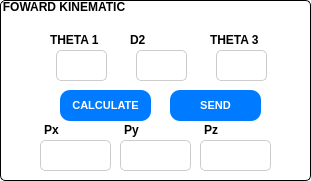
     <widget class="QGroupBox" name="groupBox_14">
      <property name="geometry">
       <rect>
        <x>40</x>
        <y>350</y>
        <width>311</width>
        <height>181</height>
       </rect>
      </property>
      <property name="font">
       <font>
        <pointsize>9</pointsize>
        <weight>75</weight>
        <bold>true</bold>
       </font>
      </property>
      <property name="styleSheet">
       <string notr="true">QGroupBox::title {
    /* Khắc phục lỗi cú pháp: Màu chữ đen */
    color: rgb(0, 0, 0); 
    
    /* ĐẶT NỀN TIÊU ĐỀ TRONG SUỐT */
    background-color: transparent; 
    
    /* Các thuộc tính cần thiết để tiêu đề hiển thị đúng */
    subcontrol-origin: margin;
    subcontrol-position: top left; /* Vị trí tiêu đề (ví dụ: ở giữa trên) */
    padding: 0 1px; /* Đệm xung quanh chữ tiêu đề */
    font-weight: bold;
}

QGroupBox {
    /* Thiết lập khung GroupBox */
    border: 1px solid black;
    border-radius: 5px;
    margin-top: 1.3em; /* Rất quan trọng để chừa chỗ cho tiêu đề */
    background-color: white; /* Màu nền của GroupBox */
    padding: 5px; /* Thêm padding cho nội dung bên trong */
}</string>
      </property>
      <property name="title">
       <string>FOWARD KINEMATIC</string>
      </property>
      <widget class="QPushButton" name="pbCal">
       <property name="geometry">
        <rect>
         <x>60</x>
         <y>90</y>
         <width>91</width>
         <height>31</height>
        </rect>
       </property>
       <property name="styleSheet">
        <string notr="true">QPushButton {
    /* Trạng thái mặc định */
    background-color: #007bff; /* Màu xanh dương cơ bản */
    color: white;
    border: none;
    padding: 4px 8px;
    border-radius: 10px;
    font-size: 11px;
    font-weight: bold;
    transition: background-color 0.3s ease; /* (Gợi ý: Dùng trong PySide/PyQt, có thể không thấy hiệu ứng trong Designer) */
}

QPushButton:hover {
    /* Khi di chuột qua (mouse hover) */
    background-color: #0056b3; /* Màu xanh dương đậm hơn */
    border: 2px solid #004085;
    cursor: pointer; /* Thay đổi con trỏ chuột (có thể không hoạt động trong Designer) */
}

QPushButton:pressed {
    /* Khi nút được nhấn xuống (mouse button pressed) */
    background-color: #004085; /* Màu xanh đậm nhất */
    padding-top: 14px; /* Tạo hiệu ứng &quot;nhấn xuống&quot; bằng cách thay đổi đệm */
    padding-bottom: 10px;
}

QPushButton:disabled {
    /* Khi nút bị vô hiệu hóa (disable) */
    background-color: #cccccc;
    color: #666666;
    border: 1px solid #999999;
}</string>
       </property>
       <property name="text">
        <string>CALCULATE</string>
       </property>
      </widget>
      <widget class="QTextEdit" name="txtq1">
       <property name="geometry">
        <rect>
         <x>56</x>
         <y>50</y>
         <width>51</width>
         <height>31</height>
        </rect>
       </property>
       <property name="styleSheet">
        <string notr="true">QTextEdit {
    /* Màu nền và màu chữ mặc định */
    background-color: #ffffff; /* Nền trắng */
    color: #333333; /* Màu chữ xám đậm */
    
    /* Thiết lập đường viền */
    border: 1px solid #cccccc; /* Viền mỏng màu xám */
    border-radius: 5px; /* Bo tròn góc */
    
    /* Khoảng đệm (padding) bên trong */
    padding: 2px; 
    
    /* Cấu hình phông chữ */
    font-size: 12px;
    font-family: &quot;Segoe UI&quot;, Arial, sans-serif;
}

QTextEdit:focus {
    /* Khi widget được chọn (nhấp vào) */
    border: 2px solid #007bff; /* Viền dày hơn, màu xanh dương nổi bật */
    background-color: #f0f8ff; /* Nền hơi xanh nhạt */
}

QTextEdit:read-only {
    /* Khi QTextEdit chỉ ở chế độ đọc (không thể chỉnh sửa) */
    background-color: #f5f5f5; /* Nền xám nhạt */
    color: #666666; /* Màu chữ xám mờ hơn */
    border: 1px dashed #aaaaaa; /* Viền nét đứt */
}</string>
       </property>
      </widget>
      <widget class="QLabel" name="label">
       <property name="geometry">
        <rect>
         <x>50</x>
         <y>30</y>
         <width>61</width>
         <height>20</height>
        </rect>
       </property>
       <property name="styleSheet">
        <string notr="true">QLabel {
    /* Khắc phục lỗi cú pháp màu chữ và chỉnh màu */
    color: #000000; /* Màu đỏ đô */
    
    /* 1. CĂN GIỮA NỘI DUNG */
    qproperty-alignment: AlignCenter;
    
    /* 2. Cỡ chữ (Font Size) */
    font-size: 12px;
    
    /* 3. In đậm (Font Weight) */
    font-weight: bold;
    
    /* Các tùy chỉnh phông chữ khác */
    font-family: &quot;Arial&quot;, sans-serif;
    
    /* Nền và các tùy chỉnh khác */
    background-color: transparent; 
}</string>
       </property>
       <property name="text">
        <string>THETA 1</string>
       </property>
      </widget>
      <widget class="QLabel" name="label_4">
       <property name="geometry">
        <rect>
         <x>130</x>
         <y>30</y>
         <width>61</width>
         <height>20</height>
        </rect>
       </property>
       <property name="styleSheet">
        <string notr="true">QLabel {
    /* Khắc phục lỗi cú pháp màu chữ và chỉnh màu */
    color: #000000; /* Màu đỏ đô */
    
    /* 1. CĂN GIỮA NỘI DUNG */
    qproperty-alignment: AlignCenter;
    
    /* 2. Cỡ chữ (Font Size) */
    font-size: 12px;
    
    /* 3. In đậm (Font Weight) */
    font-weight: bold;
    
    /* Các tùy chỉnh phông chữ khác */
    font-family: &quot;Arial&quot;, sans-serif;
    
    /* Nền và các tùy chỉnh khác */
    background-color: transparent; 
}</string>
       </property>
       <property name="text">
        <string>D2</string>
       </property>
      </widget>
      <widget class="QTextEdit" name="txtq2">
       <property name="geometry">
        <rect>
         <x>136</x>
         <y>50</y>
         <width>51</width>
         <height>31</height>
        </rect>
       </property>
       <property name="styleSheet">
        <string notr="true">QTextEdit {
    /* Màu nền và màu chữ mặc định */
    background-color: #ffffff; /* Nền trắng */
    color: #333333; /* Màu chữ xám đậm */
    
    /* Thiết lập đường viền */
    border: 1px solid #cccccc; /* Viền mỏng màu xám */
    border-radius: 5px; /* Bo tròn góc */
    
    /* Khoảng đệm (padding) bên trong */
    padding: 2px; 
    
    /* Cấu hình phông chữ */
    font-size: 12px;
    font-family: &quot;Segoe UI&quot;, Arial, sans-serif;
}

QTextEdit:focus {
    /* Khi widget được chọn (nhấp vào) */
    border: 2px solid #007bff; /* Viền dày hơn, màu xanh dương nổi bật */
    background-color: #f0f8ff; /* Nền hơi xanh nhạt */
}

QTextEdit:read-only {
    /* Khi QTextEdit chỉ ở chế độ đọc (không thể chỉnh sửa) */
    background-color: #f5f5f5; /* Nền xám nhạt */
    color: #666666; /* Màu chữ xám mờ hơn */
    border: 1px dashed #aaaaaa; /* Viền nét đứt */
}</string>
       </property>
      </widget>
      <widget class="QLabel" name="label_5">
       <property name="geometry">
        <rect>
         <x>210</x>
         <y>30</y>
         <width>61</width>
         <height>20</height>
        </rect>
       </property>
       <property name="styleSheet">
        <string notr="true">QLabel {
    /* Khắc phục lỗi cú pháp màu chữ và chỉnh màu */
    color: #000000; /* Màu đỏ đô */
    
    /* 1. CĂN GIỮA NỘI DUNG */
    qproperty-alignment: AlignCenter;
    
    /* 2. Cỡ chữ (Font Size) */
    font-size: 12px;
    
    /* 3. In đậm (Font Weight) */
    font-weight: bold;
    
    /* Các tùy chỉnh phông chữ khác */
    font-family: &quot;Arial&quot;, sans-serif;
    
    /* Nền và các tùy chỉnh khác */
    background-color: transparent; 
}</string>
       </property>
       <property name="text">
        <string>THETA 3</string>
       </property>
      </widget>
      <widget class="QTextEdit" name="txtq3">
       <property name="geometry">
        <rect>
         <x>216</x>
         <y>50</y>
         <width>51</width>
         <height>31</height>
        </rect>
       </property>
       <property name="styleSheet">
        <string notr="true">QTextEdit {
    /* Màu nền và màu chữ mặc định */
    background-color: #ffffff; /* Nền trắng */
    color: #333333; /* Màu chữ xám đậm */
    
    /* Thiết lập đường viền */
    border: 1px solid #cccccc; /* Viền mỏng màu xám */
    border-radius: 5px; /* Bo tròn góc */
    
    /* Khoảng đệm (padding) bên trong */
    padding: 2px; 
    
    /* Cấu hình phông chữ */
    font-size: 12px;
    font-family: &quot;Segoe UI&quot;, Arial, sans-serif;
}

QTextEdit:focus {
    /* Khi widget được chọn (nhấp vào) */
    border: 2px solid #007bff; /* Viền dày hơn, màu xanh dương nổi bật */
    background-color: #f0f8ff; /* Nền hơi xanh nhạt */
}

QTextEdit:read-only {
    /* Khi QTextEdit chỉ ở chế độ đọc (không thể chỉnh sửa) */
    background-color: #f5f5f5; /* Nền xám nhạt */
    color: #666666; /* Màu chữ xám mờ hơn */
    border: 1px dashed #aaaaaa; /* Viền nét đứt */
}</string>
       </property>
      </widget>
      <widget class="QTextEdit" name="txtPz">
       <property name="geometry">
        <rect>
         <x>200</x>
         <y>140</y>
         <width>71</width>
         <height>31</height>
        </rect>
       </property>
       <property name="styleSheet">
        <string notr="true">QTextEdit {
    /* Màu nền và màu chữ mặc định */
    background-color: #ffffff; /* Nền trắng */
    color: #333333; /* Màu chữ xám đậm */
    
    /* Thiết lập đường viền */
    border: 1px solid #cccccc; /* Viền mỏng màu xám */
    border-radius: 5px; /* Bo tròn góc */
    
    /* Khoảng đệm (padding) bên trong */
    padding: 2px; 
    
    /* Cấu hình phông chữ */
    font-size: 12px;
    font-family: &quot;Segoe UI&quot;, Arial, sans-serif;
}

QTextEdit:focus {
    /* Khi widget được chọn (nhấp vào) */
    border: 2px solid #007bff; /* Viền dày hơn, màu xanh dương nổi bật */
    background-color: #f0f8ff; /* Nền hơi xanh nhạt */
}

QTextEdit:read-only {
    /* Khi QTextEdit chỉ ở chế độ đọc (không thể chỉnh sửa) */
    background-color: #f5f5f5; /* Nền xám nhạt */
    color: #666666; /* Màu chữ xám mờ hơn */
    border: 1px dashed #aaaaaa; /* Viền nét đứt */
}</string>
       </property>
      </widget>
      <widget class="QLabel" name="label_12">
       <property name="geometry">
        <rect>
         <x>44</x>
         <y>120</y>
         <width>61</width>
         <height>20</height>
        </rect>
       </property>
       <property name="styleSheet">
        <string notr="true">QLabel {
    /* Khắc phục lỗi cú pháp màu chữ và chỉnh màu */
    color: #000000; /* Màu đỏ đô */
    
    /* 1. CĂN GIỮA NỘI DUNG */
    qproperty-alignment: AlignCenter;
    
    /* 2. Cỡ chữ (Font Size) */
    font-size: 12px;
    
    /* 3. In đậm (Font Weight) */
    font-weight: bold;
    
    /* Các tùy chỉnh phông chữ khác */
    font-family: &quot;Arial&quot;, sans-serif;
    
    /* Nền và các tùy chỉnh khác */
    background-color: transparent; 
}</string>
       </property>
       <property name="text">
        <string>Px</string>
       </property>
      </widget>
      <widget class="QLabel" name="label_14">
       <property name="geometry">
        <rect>
         <x>204</x>
         <y>120</y>
         <width>61</width>
         <height>20</height>
        </rect>
       </property>
       <property name="styleSheet">
        <string notr="true">QLabel {
    /* Khắc phục lỗi cú pháp màu chữ và chỉnh màu */
    color: #000000; /* Màu đỏ đô */
    
    /* 1. CĂN GIỮA NỘI DUNG */
    qproperty-alignment: AlignCenter;
    
    /* 2. Cỡ chữ (Font Size) */
    font-size: 12px;
    
    /* 3. In đậm (Font Weight) */
    font-weight: bold;
    
    /* Các tùy chỉnh phông chữ khác */
    font-family: &quot;Arial&quot;, sans-serif;
    
    /* Nền và các tùy chỉnh khác */
    background-color: transparent; 
}</string>
       </property>
       <property name="text">
        <string>Pz</string>
       </property>
      </widget>
      <widget class="QTextEdit" name="txtPx">
       <property name="geometry">
        <rect>
         <x>40</x>
         <y>140</y>
         <width>71</width>
         <height>31</height>
        </rect>
       </property>
       <property name="styleSheet">
        <string notr="true">QTextEdit {
    /* Màu nền và màu chữ mặc định */
    background-color: #ffffff; /* Nền trắng */
    color: #333333; /* Màu chữ xám đậm */
    
    /* Thiết lập đường viền */
    border: 1px solid #cccccc; /* Viền mỏng màu xám */
    border-radius: 5px; /* Bo tròn góc */
    
    /* Khoảng đệm (padding) bên trong */
    padding: 2px; 
    
    /* Cấu hình phông chữ */
    font-size: 12px;
    font-family: &quot;Segoe UI&quot;, Arial, sans-serif;
}

QTextEdit:focus {
    /* Khi widget được chọn (nhấp vào) */
    border: 2px solid #007bff; /* Viền dày hơn, màu xanh dương nổi bật */
    background-color: #f0f8ff; /* Nền hơi xanh nhạt */
}

QTextEdit:read-only {
    /* Khi QTextEdit chỉ ở chế độ đọc (không thể chỉnh sửa) */
    background-color: #f5f5f5; /* Nền xám nhạt */
    color: #666666; /* Màu chữ xám mờ hơn */
    border: 1px dashed #aaaaaa; /* Viền nét đứt */
}</string>
       </property>
      </widget>
      <widget class="QLabel" name="label_15">
       <property name="geometry">
        <rect>
         <x>124</x>
         <y>120</y>
         <width>61</width>
         <height>20</height>
        </rect>
       </property>
       <property name="styleSheet">
        <string notr="true">QLabel {
    /* Khắc phục lỗi cú pháp màu chữ và chỉnh màu */
    color: #000000; /* Màu đỏ đô */
    
    /* 1. CĂN GIỮA NỘI DUNG */
    qproperty-alignment: AlignCenter;
    
    /* 2. Cỡ chữ (Font Size) */
    font-size: 12px;
    
    /* 3. In đậm (Font Weight) */
    font-weight: bold;
    
    /* Các tùy chỉnh phông chữ khác */
    font-family: &quot;Arial&quot;, sans-serif;
    
    /* Nền và các tùy chỉnh khác */
    background-color: transparent; 
}</string>
       </property>
       <property name="text">
        <string>Py</string>
       </property>
      </widget>
      <widget class="QTextEdit" name="txtPy">
       <property name="geometry">
        <rect>
         <x>120</x>
         <y>140</y>
         <width>71</width>
         <height>31</height>
        </rect>
       </property>
       <property name="styleSheet">
        <string notr="true">QTextEdit {
    /* Màu nền và màu chữ mặc định */
    background-color: #ffffff; /* Nền trắng */
    color: #333333; /* Màu chữ xám đậm */
    
    /* Thiết lập đường viền */
    border: 1px solid #cccccc; /* Viền mỏng màu xám */
    border-radius: 5px; /* Bo tròn góc */
    
    /* Khoảng đệm (padding) bên trong */
    padding: 2px; 
    
    /* Cấu hình phông chữ */
    font-size: 12px;
    font-family: &quot;Segoe UI&quot;, Arial, sans-serif;
}

QTextEdit:focus {
    /* Khi widget được chọn (nhấp vào) */
    border: 2px solid #007bff; /* Viền dày hơn, màu xanh dương nổi bật */
    background-color: #f0f8ff; /* Nền hơi xanh nhạt */
}

QTextEdit:read-only {
    /* Khi QTextEdit chỉ ở chế độ đọc (không thể chỉnh sửa) */
    background-color: #f5f5f5; /* Nền xám nhạt */
    color: #666666; /* Màu chữ xám mờ hơn */
    border: 1px dashed #aaaaaa; /* Viền nét đứt */
}</string>
       </property>
      </widget>
      <widget class="QPushButton" name="pbSend">
       <property name="geometry">
        <rect>
         <x>170</x>
         <y>90</y>
         <width>91</width>
         <height>31</height>
        </rect>
       </property>
       <property name="styleSheet">
        <string notr="true">QPushButton {
    /* Trạng thái mặc định */
    background-color: #007bff; /* Màu xanh dương cơ bản */
    color: white;
    border: none;
    padding: 4px 8px;
    border-radius: 10px;
    font-size: 11px;
    font-weight: bold;
    transition: background-color 0.3s ease; /* (Gợi ý: Dùng trong PySide/PyQt, có thể không thấy hiệu ứng trong Designer) */
}

QPushButton:hover {
    /* Khi di chuột qua (mouse hover) */
    background-color: #0056b3; /* Màu xanh dương đậm hơn */
    border: 2px solid #004085;
    cursor: pointer; /* Thay đổi con trỏ chuột (có thể không hoạt động trong Designer) */
}

QPushButton:pressed {
    /* Khi nút được nhấn xuống (mouse button pressed) */
    background-color: #004085; /* Màu xanh đậm nhất */
    padding-top: 14px; /* Tạo hiệu ứng &quot;nhấn xuống&quot; bằng cách thay đổi đệm */
    padding-bottom: 10px;
}

QPushButton:disabled {
    /* Khi nút bị vô hiệu hóa (disable) */
    background-color: #cccccc;
    color: #666666;
    border: 1px solid #999999;
}</string>
       </property>
       <property name="text">
        <string>SEND</string>
       </property>
      </widget>
     </widget>
